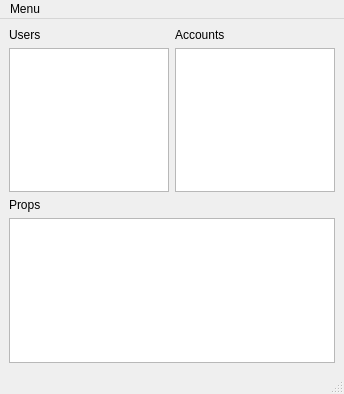
<?xml version="1.0" encoding="UTF-8"?>
<ui version="4.0">
 <class>MainWindow</class>
 <widget class="QMainWindow" name="MainWindow">
  <property name="geometry">
   <rect>
    <x>0</x>
    <y>0</y>
    <width>344</width>
    <height>394</height>
   </rect>
  </property>
  <property name="windowTitle">
   <string>Users &amp; Accounts</string>
  </property>
  <widget class="QWidget" name="centralwidget">
   <layout class="QVBoxLayout" name="verticalLayout">
    <item>
     <layout class="QHBoxLayout" name="labelsLayout">
      <item>
       <widget class="QLabel" name="usersLabel">
        <property name="text">
         <string>Users</string>
        </property>
       </widget>
      </item>
      <item>
       <widget class="QLabel" name="accountsLabel">
        <property name="text">
         <string>Accounts</string>
        </property>
       </widget>
      </item>
     </layout>
    </item>
    <item>
     <layout class="QHBoxLayout" name="usersAndAccountsLists">
      <item>
       <widget class="QListView" name="usersList"/>
      </item>
      <item>
       <widget class="QListView" name="accountsList"/>
      </item>
     </layout>
    </item>
    <item>
     <widget class="QLabel" name="propsLabel">
      <property name="text">
       <string>Props</string>
      </property>
     </widget>
    </item>
    <item>
     <widget class="QListView" name="propsList"/>
    </item>
   </layout>
  </widget>
  <widget class="QMenuBar" name="menubar">
   <property name="geometry">
    <rect>
     <x>0</x>
     <y>0</y>
     <width>344</width>
     <height>21</height>
    </rect>
   </property>
   <widget class="QMenu" name="menuMenu">
    <property name="title">
     <string>Menu</string>
    </property>
    <addaction name="createUserMenubar"/>
    <addaction name="createAccountMenubar"/>
   </widget>
   <addaction name="menuMenu"/>
  </widget>
  <widget class="QStatusBar" name="statusbar"/>
  <action name="createUserMenubar">
   <property name="text">
    <string>Create User</string>
   </property>
  </action>
  <action name="createAccountMenubar">
   <property name="text">
    <string>Create Account</string>
   </property>
  </action>
 </widget>
 <resources/>
 <connections/>
</ui>
